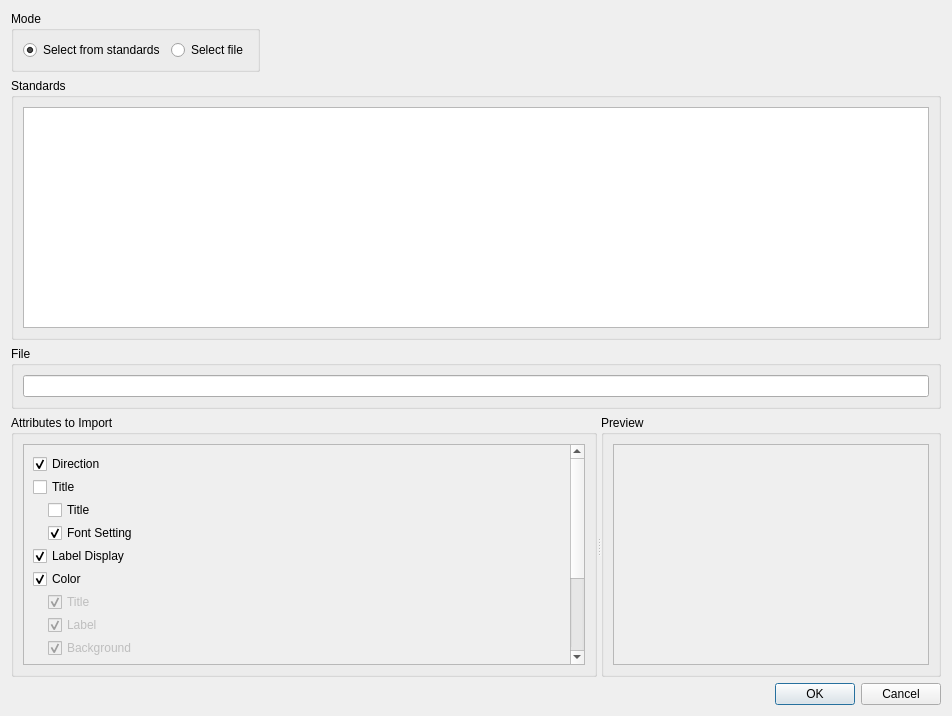
<?xml version="1.0" encoding="UTF-8"?>
<ui version="4.0">
 <class>ColorMapEnumerateSettingEditWidget_ImportDialog</class>
 <widget class="QDialog" name="ColorMapEnumerateSettingEditWidget_ImportDialog">
  <property name="geometry">
   <rect>
    <x>0</x>
    <y>0</y>
    <width>952</width>
    <height>716</height>
   </rect>
  </property>
  <property name="windowTitle">
   <string>Import Colormap Setting</string>
  </property>
  <layout class="QVBoxLayout" name="verticalLayout_6" stretch="0,1,0,1,0">
   <item>
    <layout class="QHBoxLayout" name="horizontalLayout_2">
     <item>
      <widget class="QGroupBox" name="modeGroupBox">
       <property name="title">
        <string>Mode</string>
       </property>
       <layout class="QHBoxLayout" name="horizontalLayout">
        <item>
         <widget class="QRadioButton" name="standardRadioButton">
          <property name="text">
           <string>Select from standards</string>
          </property>
          <property name="checked">
           <bool>true</bool>
          </property>
         </widget>
        </item>
        <item>
         <widget class="QRadioButton" name="fileRadioButton">
          <property name="text">
           <string>Select file</string>
          </property>
         </widget>
        </item>
       </layout>
      </widget>
     </item>
     <item>
      <spacer name="horizontalSpacer">
       <property name="orientation">
        <enum>Qt::Horizontal</enum>
       </property>
       <property name="sizeHint" stdset="0">
        <size>
         <width>40</width>
         <height>20</height>
        </size>
       </property>
      </spacer>
     </item>
    </layout>
   </item>
   <item>
    <widget class="QGroupBox" name="standardsGroupBox">
     <property name="title">
      <string>Standards</string>
     </property>
     <layout class="QVBoxLayout" name="verticalLayout_3">
      <item>
       <widget class="QTreeView" name="standardsTreeView">
        <property name="editTriggers">
         <set>QAbstractItemView::NoEditTriggers</set>
        </property>
        <attribute name="headerVisible">
         <bool>false</bool>
        </attribute>
       </widget>
      </item>
     </layout>
    </widget>
   </item>
   <item>
    <widget class="QGroupBox" name="fileGroupBox">
     <property name="title">
      <string>File</string>
     </property>
     <layout class="QVBoxLayout" name="verticalLayout_2">
      <item>
       <widget class="FilenameEditWidget" name="fileEdit"/>
      </item>
     </layout>
    </widget>
   </item>
   <item>
    <widget class="QSplitter" name="splitter">
     <property name="orientation">
      <enum>Qt::Horizontal</enum>
     </property>
     <widget class="QGroupBox" name="attributesGroupBox">
      <property name="title">
       <string>Attributes to Import</string>
      </property>
      <layout class="QVBoxLayout" name="verticalLayout_5">
       <item>
        <widget class="QScrollArea" name="attributesScrollArea">
         <property name="widgetResizable">
          <bool>true</bool>
         </property>
         <widget class="QWidget" name="scrollAreaWidgetContents">
          <property name="geometry">
           <rect>
            <x>0</x>
            <y>0</y>
            <width>541</width>
            <height>311</height>
           </rect>
          </property>
          <layout class="QVBoxLayout" name="verticalLayout_4" stretch="0,0,0,0,0,0,0,0,0,0,0,0,0,0,1">
           <property name="spacing">
            <number>3</number>
           </property>
           <item>
            <widget class="QCheckBox" name="directionCheckBox">
             <property name="text">
              <string>Direction</string>
             </property>
             <property name="checked">
              <bool>true</bool>
             </property>
            </widget>
           </item>
           <item>
            <widget class="QCheckBox" name="titleGroupCheckBox">
             <property name="text">
              <string>Title</string>
             </property>
            </widget>
           </item>
           <item>
            <layout class="QHBoxLayout" name="horizontalLayout_3">
             <item>
              <spacer name="horizontalSpacer_2">
               <property name="orientation">
                <enum>Qt::Horizontal</enum>
               </property>
               <property name="sizeType">
                <enum>QSizePolicy::Fixed</enum>
               </property>
               <property name="sizeHint" stdset="0">
                <size>
                 <width>15</width>
                 <height>10</height>
                </size>
               </property>
              </spacer>
             </item>
             <item>
              <widget class="QCheckBox" name="titleCheckBox">
               <property name="text">
                <string>Title</string>
               </property>
              </widget>
             </item>
            </layout>
           </item>
           <item>
            <layout class="QHBoxLayout" name="horizontalLayout_4">
             <item>
              <spacer name="horizontalSpacer_3">
               <property name="orientation">
                <enum>Qt::Horizontal</enum>
               </property>
               <property name="sizeType">
                <enum>QSizePolicy::Fixed</enum>
               </property>
               <property name="sizeHint" stdset="0">
                <size>
                 <width>15</width>
                 <height>10</height>
                </size>
               </property>
              </spacer>
             </item>
             <item>
              <widget class="QCheckBox" name="titleFontSettingCheckBox">
               <property name="text">
                <string>Font Setting</string>
               </property>
               <property name="checked">
                <bool>true</bool>
               </property>
              </widget>
             </item>
            </layout>
           </item>
           <item>
            <widget class="QCheckBox" name="labelDisplayGroupCheckBox">
             <property name="text">
              <string>Label Display</string>
             </property>
             <property name="checked">
              <bool>true</bool>
             </property>
            </widget>
           </item>
           <item>
            <widget class="QCheckBox" name="colorGroupCheckBox">
             <property name="text">
              <string>Color</string>
             </property>
             <property name="checked">
              <bool>true</bool>
             </property>
            </widget>
           </item>
           <item>
            <layout class="QHBoxLayout" name="horizontalLayout_8">
             <item>
              <spacer name="horizontalSpacer_7">
               <property name="orientation">
                <enum>Qt::Horizontal</enum>
               </property>
               <property name="sizeType">
                <enum>QSizePolicy::Fixed</enum>
               </property>
               <property name="sizeHint" stdset="0">
                <size>
                 <width>15</width>
                 <height>10</height>
                </size>
               </property>
              </spacer>
             </item>
             <item>
              <widget class="QCheckBox" name="colorTitleCheckBox">
               <property name="enabled">
                <bool>false</bool>
               </property>
               <property name="text">
                <string>Title</string>
               </property>
               <property name="checked">
                <bool>true</bool>
               </property>
              </widget>
             </item>
            </layout>
           </item>
           <item>
            <layout class="QHBoxLayout" name="horizontalLayout_9">
             <item>
              <spacer name="horizontalSpacer_8">
               <property name="orientation">
                <enum>Qt::Horizontal</enum>
               </property>
               <property name="sizeType">
                <enum>QSizePolicy::Fixed</enum>
               </property>
               <property name="sizeHint" stdset="0">
                <size>
                 <width>15</width>
                 <height>10</height>
                </size>
               </property>
              </spacer>
             </item>
             <item>
              <widget class="QCheckBox" name="colorLabelCheckBox">
               <property name="enabled">
                <bool>false</bool>
               </property>
               <property name="text">
                <string>Label</string>
               </property>
               <property name="checked">
                <bool>true</bool>
               </property>
              </widget>
             </item>
            </layout>
           </item>
           <item>
            <layout class="QHBoxLayout" name="horizontalLayout_10">
             <item>
              <spacer name="horizontalSpacer_9">
               <property name="orientation">
                <enum>Qt::Horizontal</enum>
               </property>
               <property name="sizeType">
                <enum>QSizePolicy::Fixed</enum>
               </property>
               <property name="sizeHint" stdset="0">
                <size>
                 <width>15</width>
                 <height>10</height>
                </size>
               </property>
              </spacer>
             </item>
             <item>
              <widget class="QCheckBox" name="colorBackgroundCheckBox">
               <property name="enabled">
                <bool>false</bool>
               </property>
               <property name="text">
                <string>Background</string>
               </property>
               <property name="checked">
                <bool>true</bool>
               </property>
              </widget>
             </item>
            </layout>
           </item>
           <item>
            <widget class="QCheckBox" name="sizeAndPositionGroupCheckBox">
             <property name="text">
              <string>Size and Position</string>
             </property>
             <property name="checked">
              <bool>true</bool>
             </property>
            </widget>
           </item>
           <item>
            <layout class="QHBoxLayout" name="horizontalLayout_11">
             <item>
              <spacer name="horizontalSpacer_10">
               <property name="orientation">
                <enum>Qt::Horizontal</enum>
               </property>
               <property name="sizeType">
                <enum>QSizePolicy::Fixed</enum>
               </property>
               <property name="sizeHint" stdset="0">
                <size>
                 <width>15</width>
                 <height>10</height>
                </size>
               </property>
              </spacer>
             </item>
             <item>
              <widget class="QCheckBox" name="positionCheckBox">
               <property name="enabled">
                <bool>false</bool>
               </property>
               <property name="text">
                <string>Position</string>
               </property>
               <property name="checked">
                <bool>true</bool>
               </property>
              </widget>
             </item>
            </layout>
           </item>
           <item>
            <layout class="QHBoxLayout" name="horizontalLayout_12">
             <item>
              <spacer name="horizontalSpacer_11">
               <property name="orientation">
                <enum>Qt::Horizontal</enum>
               </property>
               <property name="sizeType">
                <enum>QSizePolicy::Fixed</enum>
               </property>
               <property name="sizeHint" stdset="0">
                <size>
                 <width>15</width>
                 <height>10</height>
                </size>
               </property>
              </spacer>
             </item>
             <item>
              <widget class="QCheckBox" name="sizeCheckBox">
               <property name="enabled">
                <bool>false</bool>
               </property>
               <property name="text">
                <string>Size</string>
               </property>
               <property name="checked">
                <bool>true</bool>
               </property>
              </widget>
             </item>
            </layout>
           </item>
           <item>
            <widget class="QCheckBox" name="barWidthCheckBox">
             <property name="text">
              <string>Bar Width</string>
             </property>
             <property name="checked">
              <bool>true</bool>
             </property>
            </widget>
           </item>
           <item>
            <widget class="QCheckBox" name="alignmentCheckBox">
             <property name="text">
              <string>Alignment</string>
             </property>
             <property name="checked">
              <bool>true</bool>
             </property>
            </widget>
           </item>
           <item>
            <spacer name="verticalSpacer">
             <property name="orientation">
              <enum>Qt::Vertical</enum>
             </property>
             <property name="sizeType">
              <enum>QSizePolicy::Minimum</enum>
             </property>
             <property name="sizeHint" stdset="0">
              <size>
               <width>20</width>
               <height>13</height>
              </size>
             </property>
            </spacer>
           </item>
          </layout>
         </widget>
        </widget>
       </item>
      </layout>
     </widget>
     <widget class="QGroupBox" name="previewGroupBox">
      <property name="title">
       <string>Preview</string>
      </property>
      <layout class="QVBoxLayout" name="verticalLayout_7">
       <item>
        <widget class="QScrollArea" name="scrollArea">
         <property name="widgetResizable">
          <bool>true</bool>
         </property>
         <widget class="QWidget" name="scrollAreaWidgetContents_2">
          <property name="geometry">
           <rect>
            <x>0</x>
            <y>0</y>
            <width>327</width>
            <height>240</height>
           </rect>
          </property>
          <layout class="QVBoxLayout" name="verticalLayout">
           <item>
            <widget class="QImageDisplayWidget" name="previewWidget" native="true"/>
           </item>
          </layout>
         </widget>
        </widget>
       </item>
      </layout>
     </widget>
    </widget>
   </item>
   <item>
    <widget class="QDialogButtonBox" name="buttonBox">
     <property name="orientation">
      <enum>Qt::Horizontal</enum>
     </property>
     <property name="standardButtons">
      <set>QDialogButtonBox::Cancel|QDialogButtonBox::Ok</set>
     </property>
    </widget>
   </item>
  </layout>
 </widget>
 <customwidgets>
  <customwidget>
   <class>FilenameEditWidget</class>
   <extends>QLineEdit</extends>
   <header>guibase/widget/filenameeditwidget.h</header>
  </customwidget>
  <customwidget>
   <class>QImageDisplayWidget</class>
   <extends>QWidget</extends>
   <header>misc/qimagedisplaywidget.h</header>
   <container>1</container>
  </customwidget>
 </customwidgets>
 <resources/>
 <connections>
  <connection>
   <sender>buttonBox</sender>
   <signal>accepted()</signal>
   <receiver>ColorMapEnumerateSettingEditWidget_ImportDialog</receiver>
   <slot>accept()</slot>
   <hints>
    <hint type="sourcelabel">
     <x>457</x>
     <y>721</y>
    </hint>
    <hint type="destinationlabel">
     <x>157</x>
     <y>274</y>
    </hint>
   </hints>
  </connection>
  <connection>
   <sender>buttonBox</sender>
   <signal>rejected()</signal>
   <receiver>ColorMapEnumerateSettingEditWidget_ImportDialog</receiver>
   <slot>reject()</slot>
   <hints>
    <hint type="sourcelabel">
     <x>525</x>
     <y>721</y>
    </hint>
    <hint type="destinationlabel">
     <x>286</x>
     <y>274</y>
    </hint>
   </hints>
  </connection>
  <connection>
   <sender>titleGroupCheckBox</sender>
   <signal>toggled(bool)</signal>
   <receiver>titleCheckBox</receiver>
   <slot>setDisabled(bool)</slot>
   <hints>
    <hint type="sourcelabel">
     <x>55</x>
     <y>480</y>
    </hint>
    <hint type="destinationlabel">
     <x>107</x>
     <y>505</y>
    </hint>
   </hints>
  </connection>
  <connection>
   <sender>titleGroupCheckBox</sender>
   <signal>toggled(bool)</signal>
   <receiver>titleFontSettingCheckBox</receiver>
   <slot>setDisabled(bool)</slot>
   <hints>
    <hint type="sourcelabel">
     <x>54</x>
     <y>480</y>
    </hint>
    <hint type="destinationlabel">
     <x>106</x>
     <y>533</y>
    </hint>
   </hints>
  </connection>
  <connection>
   <sender>colorGroupCheckBox</sender>
   <signal>toggled(bool)</signal>
   <receiver>colorTitleCheckBox</receiver>
   <slot>setDisabled(bool)</slot>
   <hints>
    <hint type="sourcelabel">
     <x>51</x>
     <y>664</y>
    </hint>
    <hint type="destinationlabel">
     <x>103</x>
     <y>689</y>
    </hint>
   </hints>
  </connection>
  <connection>
   <sender>colorGroupCheckBox</sender>
   <signal>toggled(bool)</signal>
   <receiver>colorLabelCheckBox</receiver>
   <slot>setDisabled(bool)</slot>
   <hints>
    <hint type="sourcelabel">
     <x>52</x>
     <y>664</y>
    </hint>
    <hint type="destinationlabel">
     <x>102</x>
     <y>717</y>
    </hint>
   </hints>
  </connection>
  <connection>
   <sender>colorGroupCheckBox</sender>
   <signal>toggled(bool)</signal>
   <receiver>colorBackgroundCheckBox</receiver>
   <slot>setDisabled(bool)</slot>
   <hints>
    <hint type="sourcelabel">
     <x>70</x>
     <y>664</y>
    </hint>
    <hint type="destinationlabel">
     <x>106</x>
     <y>745</y>
    </hint>
   </hints>
  </connection>
  <connection>
   <sender>sizeAndPositionGroupCheckBox</sender>
   <signal>toggled(bool)</signal>
   <receiver>positionCheckBox</receiver>
   <slot>setDisabled(bool)</slot>
   <hints>
    <hint type="sourcelabel">
     <x>69</x>
     <y>770</y>
    </hint>
    <hint type="destinationlabel">
     <x>93</x>
     <y>795</y>
    </hint>
   </hints>
  </connection>
  <connection>
   <sender>sizeAndPositionGroupCheckBox</sender>
   <signal>toggled(bool)</signal>
   <receiver>sizeCheckBox</receiver>
   <slot>setDisabled(bool)</slot>
   <hints>
    <hint type="sourcelabel">
     <x>67</x>
     <y>770</y>
    </hint>
    <hint type="destinationlabel">
     <x>98</x>
     <y>823</y>
    </hint>
   </hints>
  </connection>
 </connections>
</ui>
